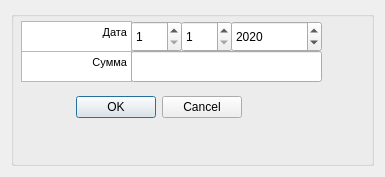
<?xml version="1.0" encoding="UTF-8"?>
<ui version="4.0">
 <class>R_edit</class>
 <widget class="QDialog" name="R_edit">
  <property name="geometry">
   <rect>
    <x>0</x>
    <y>0</y>
    <width>385</width>
    <height>177</height>
   </rect>
  </property>
  <property name="windowTitle">
   <string>Сервис</string>
  </property>
  <layout class="QVBoxLayout" name="verticalLayout">
   <item>
    <widget class="QGroupBox" name="groupBox">
     <property name="title">
      <string/>
     </property>
     <widget class="QTextEdit" name="textEdit">
      <property name="geometry">
       <rect>
        <x>10</x>
        <y>10</y>
        <width>111</width>
        <height>31</height>
       </rect>
      </property>
      <property name="html">
       <string>&lt;!DOCTYPE HTML PUBLIC &quot;-//W3C//DTD HTML 4.0//EN&quot; &quot;http://www.w3.org/TR/REC-html40/strict.dtd&quot;&gt;
&lt;html&gt;&lt;head&gt;&lt;meta name=&quot;qrichtext&quot; content=&quot;1&quot; /&gt;&lt;style type=&quot;text/css&quot;&gt;
p, li { white-space: pre-wrap; }
&lt;/style&gt;&lt;/head&gt;&lt;body style=&quot; font-family:'.AppleSystemUIFont'; font-size:13pt; font-weight:400; font-style:normal;&quot;&gt;
&lt;p align=&quot;right&quot; style=&quot; margin-top:0px; margin-bottom:0px; margin-left:0px; margin-right:0px; -qt-block-indent:0; text-indent:0px;&quot;&gt;&lt;span style=&quot; font-family:'MS Shell Dlg 2'; font-size:8.15094pt;&quot;&gt;Дата&lt;/span&gt;&lt;/p&gt;&lt;/body&gt;&lt;/html&gt;</string>
      </property>
     </widget>
     <widget class="QTextEdit" name="textEdit_2">
      <property name="geometry">
       <rect>
        <x>10</x>
        <y>40</y>
        <width>111</width>
        <height>31</height>
       </rect>
      </property>
      <property name="html">
       <string>&lt;!DOCTYPE HTML PUBLIC &quot;-//W3C//DTD HTML 4.0//EN&quot; &quot;http://www.w3.org/TR/REC-html40/strict.dtd&quot;&gt;
&lt;html&gt;&lt;head&gt;&lt;meta name=&quot;qrichtext&quot; content=&quot;1&quot; /&gt;&lt;style type=&quot;text/css&quot;&gt;
p, li { white-space: pre-wrap; }
&lt;/style&gt;&lt;/head&gt;&lt;body style=&quot; font-family:'.AppleSystemUIFont'; font-size:13pt; font-weight:400; font-style:normal;&quot;&gt;
&lt;p align=&quot;right&quot; style=&quot; margin-top:0px; margin-bottom:0px; margin-left:0px; margin-right:0px; -qt-block-indent:0; text-indent:0px;&quot;&gt;&lt;span style=&quot; font-family:'MS Shell Dlg 2'; font-size:8.15094pt;&quot;&gt;Сумма&lt;/span&gt;&lt;/p&gt;&lt;/body&gt;&lt;/html&gt;</string>
      </property>
     </widget>
     <widget class="QSpinBox" name="spinBoxDay">
      <property name="geometry">
       <rect>
        <x>120</x>
        <y>10</y>
        <width>51</width>
        <height>31</height>
       </rect>
      </property>
      <property name="minimum">
       <number>1</number>
      </property>
      <property name="maximum">
       <number>31</number>
      </property>
     </widget>
     <widget class="QSpinBox" name="spinBoxMonth">
      <property name="geometry">
       <rect>
        <x>170</x>
        <y>10</y>
        <width>51</width>
        <height>31</height>
       </rect>
      </property>
      <property name="minimum">
       <number>1</number>
      </property>
      <property name="maximum">
       <number>12</number>
      </property>
     </widget>
     <widget class="QSpinBox" name="spinBoxYear">
      <property name="geometry">
       <rect>
        <x>220</x>
        <y>10</y>
        <width>91</width>
        <height>31</height>
       </rect>
      </property>
      <property name="minimum">
       <number>2000</number>
      </property>
      <property name="maximum">
       <number>2021</number>
      </property>
      <property name="value">
       <number>2020</number>
      </property>
     </widget>
     <widget class="QLineEdit" name="lineEdit">
      <property name="geometry">
       <rect>
        <x>120</x>
        <y>40</y>
        <width>191</width>
        <height>31</height>
       </rect>
      </property>
     </widget>
     <widget class="QDialogButtonBox" name="buttonBox">
      <property name="geometry">
       <rect>
        <x>60</x>
        <y>80</y>
        <width>171</width>
        <height>32</height>
       </rect>
      </property>
      <property name="orientation">
       <enum>Qt::Horizontal</enum>
      </property>
      <property name="standardButtons">
       <set>QDialogButtonBox::Cancel|QDialogButtonBox::Ok</set>
      </property>
     </widget>
    </widget>
   </item>
  </layout>
 </widget>
 <resources/>
 <connections>
  <connection>
   <sender>buttonBox</sender>
   <signal>accepted()</signal>
   <receiver>R_edit</receiver>
   <slot>accept()</slot>
   <hints>
    <hint type="sourcelabel">
     <x>248</x>
     <y>254</y>
    </hint>
    <hint type="destinationlabel">
     <x>157</x>
     <y>274</y>
    </hint>
   </hints>
  </connection>
  <connection>
   <sender>buttonBox</sender>
   <signal>rejected()</signal>
   <receiver>R_edit</receiver>
   <slot>reject()</slot>
   <hints>
    <hint type="sourcelabel">
     <x>316</x>
     <y>260</y>
    </hint>
    <hint type="destinationlabel">
     <x>286</x>
     <y>274</y>
    </hint>
   </hints>
  </connection>
 </connections>
</ui>
